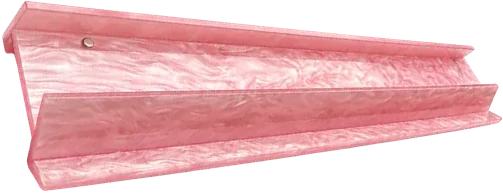
#> input picture assets/racks/v95q/andersruff-rose-pink-pearl.webp, 503 x 193 px, given in place of 50.webp, which was not available
$ python make.py .
#> lines starting #> are read from the running program, lines starting #| are printed output that depends on the picture; after the words box and inside, x2 and y2 are one past the last pixel; in counts of white or black regions, pixels touching at a corner belong together; pictures that were not available may be replaced by others from this repository, and a replacement may not be noted
"""Build the v95 single-rack cutouts (Tiffany Oct 26 11:35/11:39). Sources = the rack photos already in the v95 build
(real brand photos; HD where present) or the brand's own earlier cutout (Iridescent Opal). Method: key the background
(alpha already present / dark slate luminance key / colour distance from slate), label the racks, keep the LONGEST one,
rotate it level (PCA of its mask), crop. Usage: python3 make.py <dir with racks/<i>.webp dump> """
import sys, os, numpy as np
from PIL import Image
from scipy import ndimage
H = os.path.dirname(os.path.abspath(__file__)) + '/'; REPO = H + '../../../'

def longest(al, a, thr=.35, area=False):
    m = ndimage.binary_opening(al > thr, iterations=2); m = ndimage.binary_closing(m, iterations=3)
    lab, n = ndimage.label(m); best = None
    for j in range(1, n + 1):
        ys, xs = np.nonzero(lab == j)
        if len(xs) < 500: continue
        c = np.cov(np.vstack([xs, ys])); w, v = np.linalg.eigh(c); L = len(xs) if area else np.sqrt(w[-1])
        if best is None or L > best[0]: best = (L, j, v[:, -1])
    _, j, v = best
    keep = ndimage.binary_dilation(lab == j, iterations=3)
    al2 = np.where(keep, al, 0)
    ang = np.degrees(np.arctan2(v[1], v[0]))
    if ang > 90: ang -= 180
    if ang < -90: ang += 180
    o = Image.fromarray(np.dstack([(a * 255).astype(np.uint8), (al2 * 255).astype(np.uint8)]), 'RGBA')
    o = o.rotate(ang, resample=Image.BICUBIC, expand=True)
    return o.crop(o.getbbox())

def load(p):
#> called with p = './racks/50.webp'
    im = Image.open(p).convert('RGBA'); x = np.asarray(im).astype(float) / 255; return x[..., :3], x[..., 3]
#> in load, im is the input picture: PIL image 503x193 RGBA; mean R, G, B, A 159.2, 110.4, 113.2, 166

def key_slate(a, lo=.50, hi=.72):
    lum = a @ [.299, .587, .114]; return np.clip((lum - lo) / (hi - lo), 0, 1)

def key_colour(a, border=40, t0=.10, t1=.22):
    edge = np.concatenate([a[:border].reshape(-1, 3), a[-border:].reshape(-1, 3), a[:, :border].reshape(-1, 3), a[:, -border:].reshape(-1, 3)])
    bg = np.median(edge, 0); d = np.linalg.norm(a - bg, axis=2); return np.clip((d - t0) / (t1 - t0), 0, 1)

def key_white(a, t=.035):
    d = 1 - a.min(2); m = d > t
    m = ndimage.binary_closing(m, iterations=4); m = ndimage.binary_fill_holes(m); m = ndimage.binary_erosion(m, iterations=3)
    return ndimage.gaussian_filter(m.astype(float), 1.0)

def key_sat(a, t0=.12, t1=.25):
    s = a.max(2) - a.min(2); m = np.clip((s - t0) / (t1 - t0), 0, 1)
    mm = ndimage.binary_fill_holes(ndimage.binary_closing(m > .5, iterations=3))
    mm = ndimage.binary_erosion(mm, iterations=2)
    return ndimage.gaussian_filter(mm.astype(float), 1.0)

def unbg(a, al, bg):  # un-premultiply against a flat bg colour so edges don't keep the slate
    return np.clip((a - (1 - al[..., None]) * bg) / np.maximum(al[..., None], .05), 0, 1)

if __name__ == '__main__':
    D = sys.argv[1] + '/racks/'
    jobs = {
        'bambird-white-acrylic': ('50', 'white'),
        'ymi-modern-clear': ('83', 'white'),
        'plm-wavy-white': ('35', 'alpha'),
        'plm-wavy-pink': ('43', 'alpha'),
        'mahjmood-white-wood-scallop': ('22', 'slate'),
        'mahjmood-scalloped-white-clear': ('226', 'alpha'),
        'cmc-clear-acrylic': ('225', 'alpha_fill'),
        'andersruff-rose-pink-pearl': ('205', 'alpha'),
        'middlemain-la-vie-en-rose': ('68', 'alpha'),
        'mahjmood-baby-blue-wood': ('21', 'sat'),
        'mahjmood-double-wood-pink': ('23', 'sat'),
    }
    for name, (i, how) in jobs.items():
        a, al = load(D + i + '.webp')
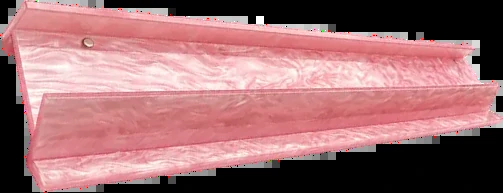
#> a: shape (193, 503, 3) float64; mean of channels 0, 1, 2 0.624, 0.433, 0.444; drawn as R, G, B
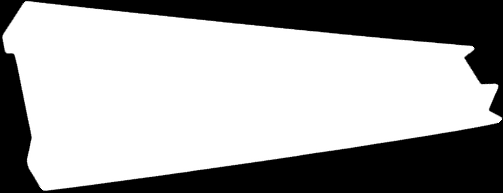
#> al: shape (193, 503) float64; min 0, max 1, mean 0.651
        if how == 'slate':
            k = key_slate(a); bg = np.median(a[k < .05], 0); a = unbg(a, k, bg); al = k
        elif how == 'colour':
            edge = np.concatenate([a[:40].reshape(-1, 3), a[-40:].reshape(-1, 3)]); bg = np.median(edge, 0)
            k = key_colour(a); a = unbg(a, k, bg); al = k
        elif how == 'alpha_fill':  # glare punched a hole in the brand cutout: fill interior holes only
            m0 = al > .35; holes = ndimage.binary_fill_holes(m0) & ~m0; lab, n = ndimage.label(holes)
            sz = ndimage.sum(holes, lab, range(1, n + 1)); small = np.isin(lab, [j + 1 for j, s in enumerate(sz) if s < 1500])
            al = np.where(small, 1.0, al); a = np.where(small[..., None], ndimage.median_filter(a, size=(25, 25, 1)), a)
        elif how == 'white':
            al = key_white(a)
#> in key_white, `d = 1 - a.min(2)`:
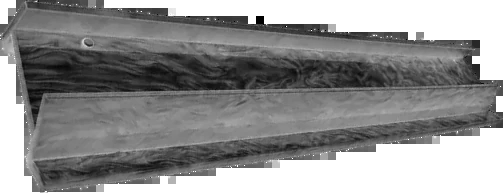
#> d: shape (193, 503) float64; min 0, max 1, mean 0.568
#> in key_white, `m = d > t`:
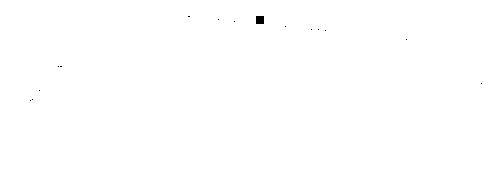
#> m: shape (193, 503) bool; 99.9% white; 15 black regions (14 under 20 px), largest, box (x1, y1, x2, y2) and area: (256, 16, 264, 24) 64
#> in key_white, `m = ndimage.binary_closing(m, iterations=4)`: m: shape (193, 503) bool; 94.3% white; 1 black region, box (x1, y1, x2, y2) and area: (0, 0, 503, 193) 5504
#> in key_white, `m = ndimage.binary_erosion(m, iterations=3)`: m: shape (193, 503) bool; 90.2% white; 1 black region, box (x1, y1, x2, y2) and area: (0, 0, 503, 193) 9548
#> in key_white, `return ndimage.gaussian_filter(m.astype(float), 1.0)`:
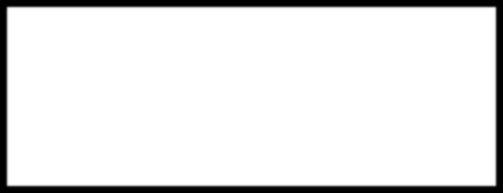
#> returned value: shape (193, 503) float64; min 0, max 1, mean 0.902
        elif how == 'sat':
            al = key_sat(a)
        o = longest(al, a, area=(how == 'sat')); o.save(H + name + '.webp', quality=90, method=6); print(name, o.size)
#> in longest, `m = ndimage.binary_opening(al > thr, iterations=2)`: m: shape (193, 503) bool; 90.2% white; 1 black region, box (x1, y1, x2, y2) and area: (0, 0, 503, 193) 9560
#> in longest, `lab, n = ndimage.label(m)`: n = 1
#> the loop in longest, `for j in range(1, n + 1):` made 1 pass
#> (c, w, v, L, best) on pass 1: ([[19921.5, 0], [0, 2669.3]], [2669.3, 19921.5], [[0, 1], [1, 0]], 141.1, (141.1, 1, [1, 0]))
#> in longest, `_, j, v = best`: v = [1, 0]
#> in longest, `keep = ndimage.binary_dilation(lab == j, iterations=3)`: keep: shape (193, 503) bool; 94.3% white; 1 black region, box (x1, y1, x2, y2) and area: (0, 0, 503, 193) 5564
#> in longest, `ang = np.degrees(np.arctan2(v[1], v[0]))`: ang = 0
#> in longest, `o = Image.fromarray(np.dstack([(a * 255).astype(np.uint8), (al2 * 255)..`:
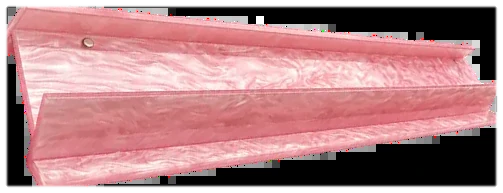
#> o: PIL image 503x193 RGBA; mean R, G, B, A 159.2, 110.4, 113.2, 229.9; transparent parts drawn white
#> in longest, `return o.crop(o.getbbox())`:
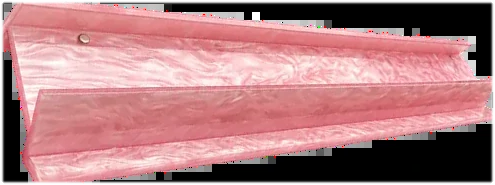
#> returned value: PIL image 495x185 RGBA; mean R, G, B, A 167.1, 115.6, 118.5, 243.7; transparent parts drawn white
#| bambird-white-acrylic (495, 185)
#> pass 2 of the loop `for name, (i, how) in jobs.items():`:
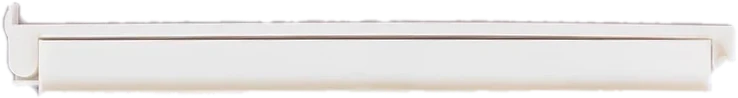
#> input picture assets/racks/v95q/bambird-white-acrylic.webp, 738 x 98 px, given in place of 83.webp, which was not available
#> in load, im is the input picture: PIL image 738x98 RGBA; mean R, G, B, A 183.6, 181, 179.2, 179.3
#> x: shape (98, 738, 4) float64
#> a: shape (98, 738, 3) float64
#> al: shape (98, 738) float64
#> d: shape (98, 738) float64
#> in key_white (call 2), `m = d > t`:
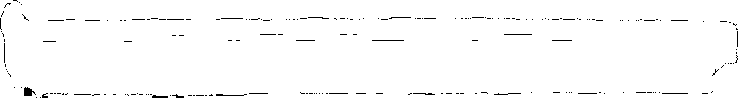
#> m: shape (98, 738) bool; 98.4% white; black in thin lines or dots
#> lab: shape (98, 738) int32; values 0 (black) and 1 (white), 84.1% white; 1 black region, box (x1, y1, x2, y2) and area: (0, 0, 738, 98) 11520
#> the loop in longest (call 2), `for j in range(1, n + 1):` made 1 pass
#> (c, w, v, L, best) on pass 1: ([[43664.8, 0], [0, 587.7]], [587.7, 43664.8], [[0, 1], [1, 0]], 209, (209, 1, [1, 0]))
#> in longest (call 2), `_, j, v = best`: v = [1, 0]
#> keep: shape (98, 738) bool; 90.8% white; 1 black region, box (x1, y1, x2, y2) and area: (0, 0, 738, 98) 6684
#> al2: shape (98, 738) float64
#> in longest (call 2), `return o.crop(o.getbbox())`:
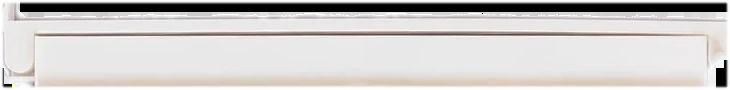
#> returned value: PIL image 730x90 RGBA; mean R, G, B, A 194.9, 192, 190.1, 235.9; transparent parts drawn white
#| ymi-modern-clear (730, 90)
#> (the run stopped early here; a loop or call above may not have finished)
